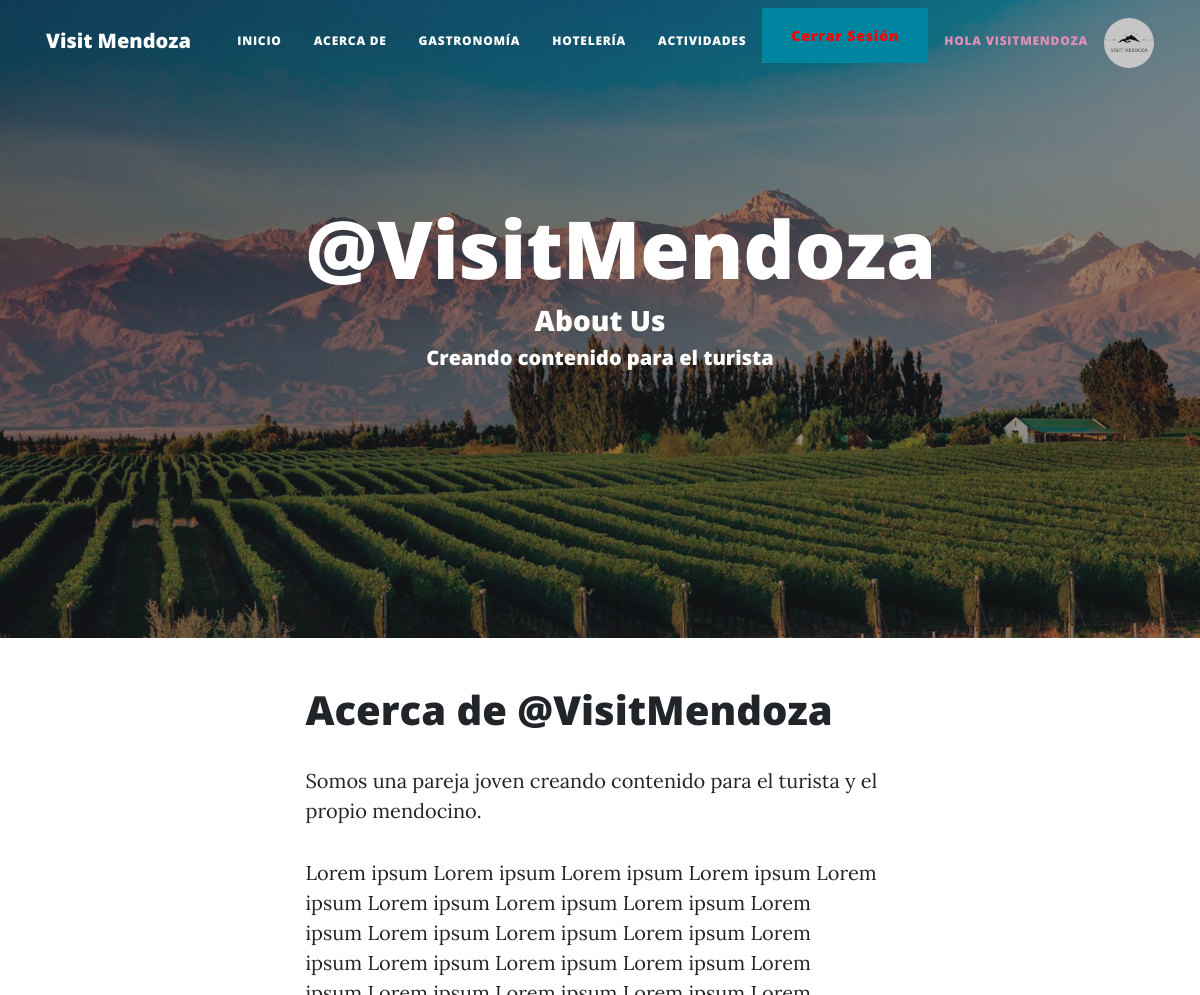
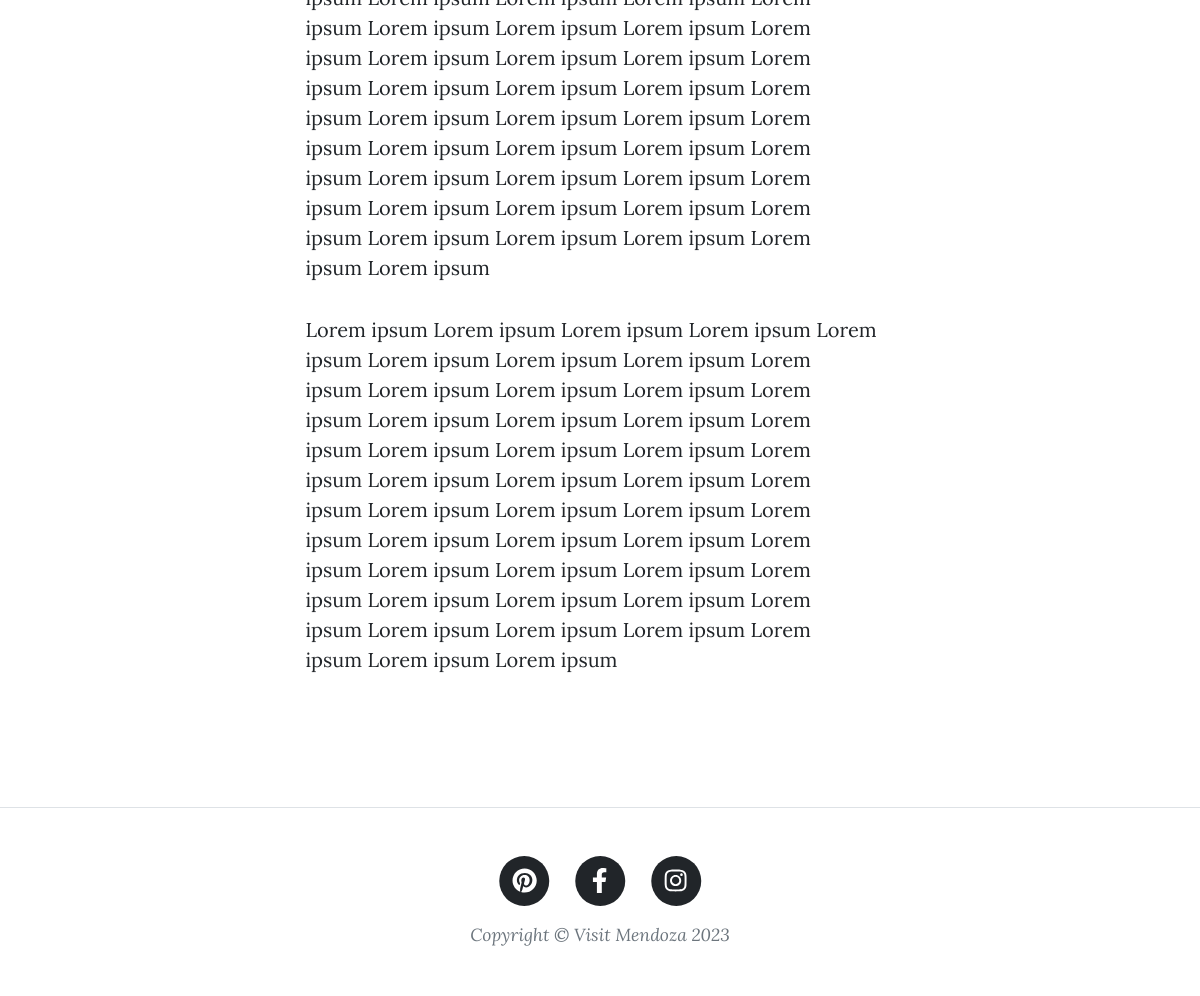
The page /about/ (signed in) on the database its author committed (2 pictures, top to bottom).
### AppBlog/models.py (models this page shows, shortened)
class About(models.Model):
    id = models.AutoField(primary_key=True)
    title = models.CharField('Titulo', max_length=100, null = False, blank = False)
    description = models.CharField('Descripción', max_length=100, null = True, blank = True)
    image = models.URLField(max_length=200, null = False, blank = False)
    content = RichTextField()
    status = models.BooleanField('Activo / No Activo', default=True)
    published = models.DateField('Fecha de Creación', auto_now_add=True)
    updated = models.DateField('Fecha de Modificacion', auto_now=True)
    class Meta:
        verbose_name = 'Acerca de'
        verbose_name_plural = 'Acerca de'

### AppBlog/views.py (the view)
# urls.py: path('about/', about, name='about'),
def about(request):
    about = About.objects.get(id=1)
    if request.user.is_authenticated:
        return render(request, 'about.html', {'about':about, 'imagen':obtenerAvatar(request)})
    else:
        return render(request, 'about.html', {'about':about})

### AppBlog/views.py (called while the page is built)
def obtenerAvatar(request):
    lista=Avatar.objects.filter(user=request.user)
    if len(lista)!=0:
        imagen=lista[0].imagen.url
    else:
        imagen="media/avatars/transparent-default-avatar.png"
    return imagen

### Templates/about.html (shortened to what this page needs)
{% extends 'index.html' %}
{% load static %}
{% block titulo_body %}
    <h1> @VisitMendoza </h1>
    <h3> About Us </h3>
    <h5> {{ about.description }} </h5>
{% endblock titulo_body %}
{% block contenido %}
    {{ about.content | safe }}
{% endblock contenido %}

### Templates/index.html (shortened to what this page needs)
{% load static %}
<!DOCTYPE html>
<html lang="en">
    <head>
        <link href="{% static 'css/styles.css' %}" rel="stylesheet" />
    </head>
    <body>
        <nav class="navbar navbar-expand-lg navbar-light" id="mainNav">
            <div class="container px-2 px-lg-3">
                <a class="navbar-brand" href="{% url 'AppBlog:index' %}">Visit Mendoza</a>
                <div class="collapse navbar-collapse" id="navbarResponsive">
                    <ul class="navbar-nav ms-auto py-4 py-lg-0">
                        <li class="nav-item"><a class="nav-link px-lg-3 py-3 py-lg-4" href="{% url 'AppBlog:index' %}">Inicio</a></li>
                        <li class="nav-item"><a class="nav-link px-lg-3 py-3 py-lg-4" href="{% url 'AppBlog:about' %}">Acerca de</a></li>
                        <li class="nav-item"><a class="nav-link px-lg-3 py-3 py-lg-4" href="{% url 'AppBlog:gastronomy' %}">Gastronomía</a></li>
                        <li class="nav-item"><a class="nav-link px-lg-3 py-3 py-lg-4" href="{% url 'AppBlog:hotels' %}">Hotelería</a></li>
                        <li class="nav-item"><a class="nav-link px-lg-3 py-3 py-lg-4" href="{% url 'AppBlog:activities' %}">Actividades</a></li>
                        {% if request.user.is_authenticated %}
                        <li class="nav-item"><a class="btn btn-primary" style="color:rgb(255, 0, 0)" href="{% url 'AppAccounts:logout' %}">Cerrar Sesión</a></li>
                            {% if user.is_staff %}
                            <li class="nav-item"><a class="nav-link px-lg-3 py-3 py-lg-4" style="color:rgb(226, 142, 187)" href="{% url 'AppAccounts:panelctrl' %}"> Hola {{ request.user }}</a></li>
                            {% block img %}
                            <img src="{{ imagen }}" alt="" style="width: 50px; height: 50px; border-radius: 50%; margin-left: 0px; margin-top: 10px;">
                            {% endblock img %}
                            {% else %}
                            <li class="nav-item"><a class="nav-link px-lg-3 py-3 py-lg-4" style="color:rgb(136, 240, 133)" href="{% url 'AppAccounts:profile' %}">  Hola {{ request.user }} </a></li>
                            <img src="{{ imagen }}" alt="" style="width: 50px; height: 50px; border-radius: 50%; margin-left: 0px; margin-top: 10px;">
                        {% endif %}
                        {% else %}
                        <li class="nav-item"><a class="nav-link px-lg-3 py-3 py-lg-4" style="color:greenyellow" href="{% url 'AppAccounts:register' %}">Registrarme</a></li>
                        <li class="nav-item"><a class="btn btn-primary" href="{% url 'AppAccounts:login' %}">Iniciar Sesion</a></li>
                        {% endif %}
                    </ul>
                </div>
            </div>
        </nav>
        <header class="masthead" style="background-image: url({% static 'assets/img/home-bg1.jpg' %})">
            <div class="container position-relative px-4 px-lg-5">
                <div class="row gx-4 gx-lg-5 justify-content-center">
                    <div class="col-md-10 col-lg-8 col-xl-7">
                        <div class="site-heading">
                            {% block titulo_body %}{% endblock titulo_body %}
                        </div>
                    </div>
                </div>
            </div>
            <br>
            <br>
        </header>
        <div class="container px-4 px-lg-5">
            <div class="row gx-4 gx-lg-5 justify-content-center">
                <div class="col-md-10 col-lg-8 col-xl-7">
       {% block contenido %}{% endblock contenido %}
                    </div>
                </div>
            </div>
        <br>
        <div class="d-flex justify-content-center mb-4">
        </div>
        <br>
        <footer class="border-top">
            <div class="container px-4 px-lg-5">
                <div class="row gx-4 gx-lg-5 justify-content-center">
                    <div class="col-md-10 col-lg-8 col-xl-7">
                        <ul class="list-inline text-center">
                            <li class="list-inline-item">
                                <a href="#!">
                                    <span class="fa-stack fa-lg">
                                        <i class="fas fa-circle fa-stack-2x"></i>
                                        <i class="fab fa-pinterest fa-stack-1x fa-inverse"></i>
                                    </span>
                                </a>
                            </li>
                            <li class="list-inline-item">
                                <a href="https://bit.ly/3icppc5">
                                    <span class="fa-stack fa-lg">
                                        <i class="fas fa-circle fa-stack-2x"></i>
                                        <i class="fab fa-facebook-f fa-stack-1x fa-inverse"></i>
                                    </span>
                                </a>
                            </li>
                            <li class="list-inline-item">
                                <a href="https://www.instagram.com/visitmendoza/">
                                    <span class="fa-stack fa-lg">
                                        <i class="fas fa-circle fa-stack-2x"></i>
                                        <i class="fab fa-instagram fa-stack-1x fa-inverse"></i>
                                    </span>
                                </a>
                            </li>
                        </ul>
                        <div class="small text-center text-muted fst-italic">Copyright &copy; Visit Mendoza 2023</div>
                    </div>
                </div>
            </div>
        </footer>
    </body>
</html>

### rows shown on the page
About: description "Creando contenido para el turista", content "Acerca de @VisitMendoza Somos una pareja joven creando contenido para el turista y el propio mendocino. Lorem ipsum Lorem ipsum Lorem ipsum Lorem ipsum Lorem ipsum Lorem ipsum Lorem ipsum Lorem ipsum Lorem ipsum Lorem ipsum Lorem ipsum Lorem ipsum Lorem ipsum Lorem ipsum Lorem ipsum Lorem ipsum Lorem ipsum Lorem ipsum Lorem ipsum Lorem ipsum Lorem ipsum Lorem ipsum Lorem ipsum Lorem ipsum Lorem ipsum Lorem ipsum Lorem ipsum Lorem ipsum Lorem ipsum Lorem ipsum Lorem ipsum Lorem ipsum Lorem ipsum Lorem ipsum Lorem ipsum Lorem ipsum Lorem ipsum Lorem ipsum Lorem ipsum Lorem ipsum Lorem ipsum Lorem ipsum Lorem ipsum Lorem ipsum Lorem ipsum Lorem ipsum Lorem ipsum Lorem ipsum Lorem ipsum Lorem…"

### other values the page prints
{{ request.user }} "VISITMENDOZA"
